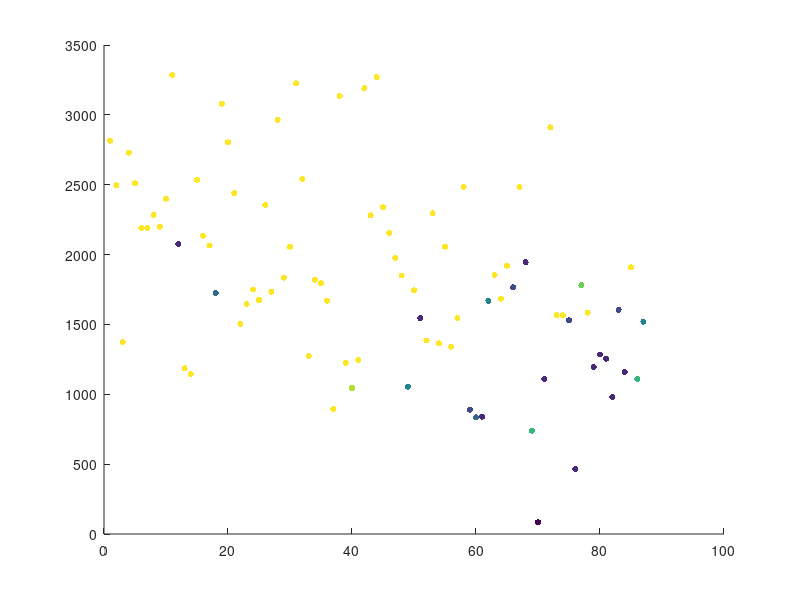

Write the MATLAB code that produced this figure. (Note: this script raises an error after producing the figure.)
%% CNN 1 (cpu trained, ecen's laptop)

data = load("data/cnn1.csv")
[n, p] = size(data);
m = n
scores=data(1:m,1);
supply=data(1:m,4);
steps=data(1:m,3);
explorationDecay=0.9999;

color2 = [0 0.5 1];

clf
scatter([1:m], scores, 20, supply, 'filled');
hold on
yyaxis right
plot([1:m], max(1*explorationDecay.^steps, 0.05) * 100, 'Color', color2);
yyaxis left
stepSize=100
means = []
deviations = []
j = 1
for i=1:stepSize:m-stepSize
    i
    means(j)=mean(scores(i:i+stepSize));
    deviations(j)=std(scores(i:i+stepSize));
    j = j + 1;
end
means;
deviations;
%eb = errorbar([1:stepSize:m-stepSize] + stepSize/2, means, deviations * 2)
%eb.Color = 'black';
%eb.CapSize = stepSize/4;
hold off
colormap(parula(10));
c = colorbar;
%yyaxis left

title('',...
    'FontUnits','points',...
    'interpreter','latex',...
    'FontWeight','normal',...
    'FontSize',12,...
    'FontName','Times')
ylabel({'score'},...
    'FontUnits','points',...
    'interpreter','latex',...
    'FontWeight','normal',...
    'FontSize',18,...
    'FontName','Times')
xlabel('episode',...
    'FontUnits','points',...
    'interpreter','latex',...
    'FontWeight','normal',...
    'FontSize',18,...
    'FontName','Times')
ylabel(c, 'workers');
yyaxis right
ylabel({'exploration rate'},...
    'FontUnits','points',...
    'interpreter','latex',...
    'FontWeight','normal',...
    'FontSize',18,...
    'FontName','Times')
ytickformat('percentage');
ax = gca;
ax.YColor = color2;
yyaxis left
set(gca,...
    'FontSize',10);
%line([713 713], [500 5000], 'LineStyle','--', 'Color', 	[0, 0.4470, 0.7410])
legend('Network score', 'Exploration rate', ...
    'Location', 'Best');
%xlim([0 710])

name = ['figures/', 'cnn1', '.eps'];
print('-depsc2', name);
print('BarPlot', '-dpng');

%clf
m1 = mean(scores)
s1 = std(scores)
hold on
%histogram(scores(1000:1400), 'BinWidth', 200)
%histogram(scores(300:700), 'BinWidth', 200)
hold off